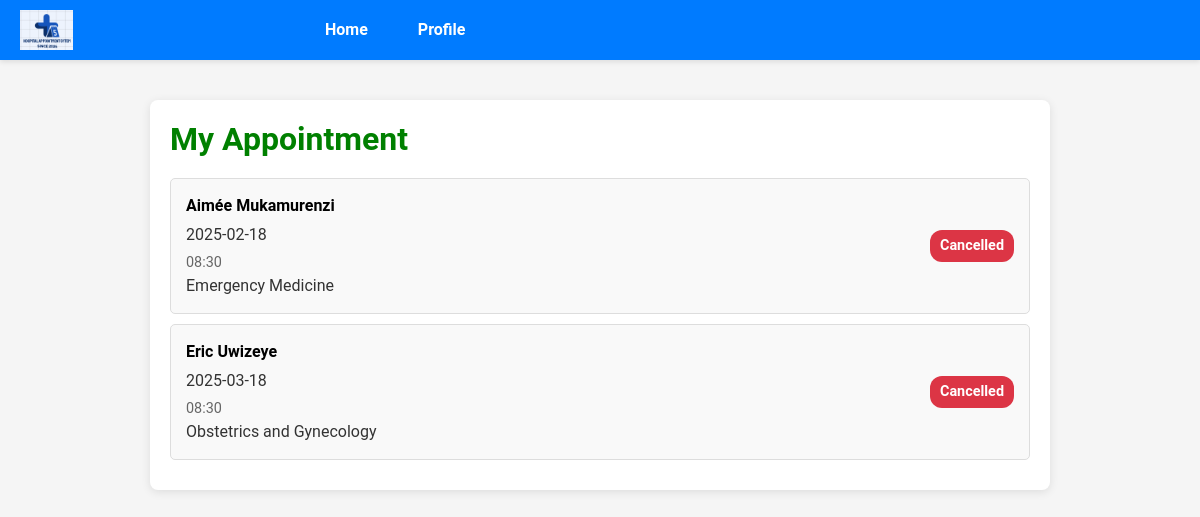
The page /client/check_appointments (signed in) on the database its author committed.
### models/models.py (models this page shows)
class Appointment(db.Model):
    __tablename__ = 'appointment'
    appointment_id = db.Column(db.String(10), primary_key=True)
    user_id = db.Column(db.String(10), db.ForeignKey('user.user_id'), nullable=False)
    client_id = db.Column(db.String(10), db.ForeignKey('client.client_id'), nullable=False)
    staff_id = db.Column(db.String(10), db.ForeignKey('staff.staff_id'), nullable=False)
    appointment_date = db.Column(db.DateTime, nullable=False)
    service = db.Column(db.String(100), nullable=False)
    status = db.Column(Enum('scheduled', 'canceled', 'completed', name='appointment_status'), nullable=False)
    client = db.relationship('Client', back_populates='appointments')
    staff = db.relationship('Staff', back_populates='appointments')
    user = db.relationship('User', back_populates='appointments')

class Client(db.Model):
    __tablename__ = 'client'
    client_id = db.Column(db.String(10), primary_key=True)
    user_id = db.Column(db.String(10), db.ForeignKey('user.user_id'), nullable=False)
    full_name = db.Column(db.String(100), nullable=False)
    date_of_birth = db.Column(db.Date, nullable=False)
    gender = db.Column(Enum('male', 'female', 'other', name='gender_types'), nullable=False)
    contact_number = db.Column(db.String(15), nullable=False)
    insurance = db.Column(db.String(100), nullable=False)
    marital_status = db.Column(Enum('single', 'married', 'divorced', 'widowed', name='marital_status'), nullable=True)
    occupation = db.Column(db.String(100), nullable=True)
    next_of_kin = db.Column(db.String(100), nullable=True)
    address_country = db.Column(db.String(100), nullable=True)
    address_district = db.Column(db.String(100), nullable=True)
    address_sector = db.Column(db.String(100), nullable=True)
    address_village = db.Column(db.String(100), nullable=True)
    address_cell = db.Column(db.String(100), nullable=True)
    user = db.relationship('User', back_populates='client')
    appointments = db.relationship('Appointment', back_populates='client')

### client/routes.py (the view)
@client_bp.route('/check_appointments', methods=['GET'])
def get_appointments():
    if 'user_id' not in session:
        flash('Please log in to access this page.', 'error')
        return redirect(url_for('client.client_login'))
    user_id = session['user_id']
    appointments = Appointment.query.filter_by(user_id=user_id).all()
    return render_template('client/check_appointments.html', appointments=appointments)

### templates/client/check_appointments.html (shortened to what this page needs)
<!DOCTYPE html>
<html lang="en">
<head>
    <link rel="stylesheet" href="https://cdnjs.cloudflare.com/ajax/libs/font-awesome/6.5.2/css/all.min.css" />
    <link href="https://cdn.jsdelivr.net/npm/bootstrap@5.3.3/dist/css/bootstrap.min.css" rel="stylesheet">
    <link rel="stylesheet" href="{{ url_for('static', filename='css/check_appointment.css') }}">
</head>
<body class="my-6">
<header>
    <div class="logo">
        <img src="{{ url_for('static', filename='images/OUR_SYSTEM_LOGO_SHAS.png') }}" alt="logo">
    </div>
    <div class="navs w-75">
        <ul>
            <li><a href="/client/dashboard">Home</a></li>
            <li><a href="/client/profile">Profile</a></li>
        </ul>
    </div>
</header>
<div class="container my-6">
    <div class="content_part">
        <h2>My Appointment</h2>
        <ul class="appointment-list">
            {% for appointment in appointments %}
            <li class="appointment-item">
                <div class="appointment-details">
                    <div class="patient">{{ appointment.client.full_name }}</div>
                    <div class="date">{{ appointment.appointment_date.strftime('%Y-%m-%d') }}</div>
                    <div class="time">{{ appointment.appointment_date.strftime('%H:%M') }}</div>
                    <div class="service">{{ appointment.service }}</div>
                </div>
                {% if appointment.status == 'scheduled' %}
                <div class="status pending">Pending</div>
                {% elif appointment.status == 'completed' %}
                <div class="status confirmed">Completed</div>
                {% else %}
                <div class="status cancelled">Cancelled</div>
                {% endif %}
            </li>
            {% endfor %}
        </ul>
    </div>
</div>
</body>
</html>

### static/css/check_appointment.css (style rules this page uses)
body { font-family: 'Roboto', sans-serif; background-color: #f5f5f5; color: #333; margin: 0; padding: 0; }
header { display: flex; align-items: center; justify-content: space-between; padding: 10px 20px; background-color: #007bff; color: white; box-shadow: 0 2px 5px rgba(0, 0, 0, 0.1); }
header .logo img { height: 40px; }
header .navs ul { list-style: none; margin: 0; padding: 0; display: flex; }
header .navs ul li { margin-right: 20px; }
header .navs ul li a { text-decoration: none; color: white; font-weight: bold; padding: 8px 15px; border-radius: 5px; transition: background-color 0.3s; }
.container { max-width: 900px; margin: 40px auto; padding: 20px; background-color: white; box-shadow: 0 2px 10px rgba(0, 0, 0, 0.1); border-radius: 8px; }
h2 { color: green; margin-bottom: 20px; font-weight: bold; }
.appointment-list { list-style: none; margin: 0; padding: 0; }
.appointment-item { display: flex; justify-content: space-between; align-items: center; padding: 15px; margin-bottom: 10px; border: 1px solid #ddd; border-radius: 5px; background-color: #f9f9f9; transition: background-color 0.3s, border-color 0.3s; }
.appointment-details { flex: 1; }
.appointment-details .patient { font-weight: bold; color: black; }
.appointment-details .date { margin: 5px 0; }
.appointment-details .time { font-size: 0.9em; color: #666; }
.status { padding: 5px 10px; border-radius: 12px; font-size: 0.9em; font-weight: bold; text-align: center; min-width: 80px; }
.status.cancelled { background-color: #dc3545; color: white; }

### rows shown on the page
Appointment: client.full_name "Aimée Mukamurenzi", appointment_date "2025-02-18", appointment_date "08:30", service "Emergency Medicine", status "Cancelled"
Appointment: client.full_name "Eric Uwizeye", appointment_date "2025-03-18", appointment_date "08:30", service "Obstetrics and Gynecology", status "Cancelled"
